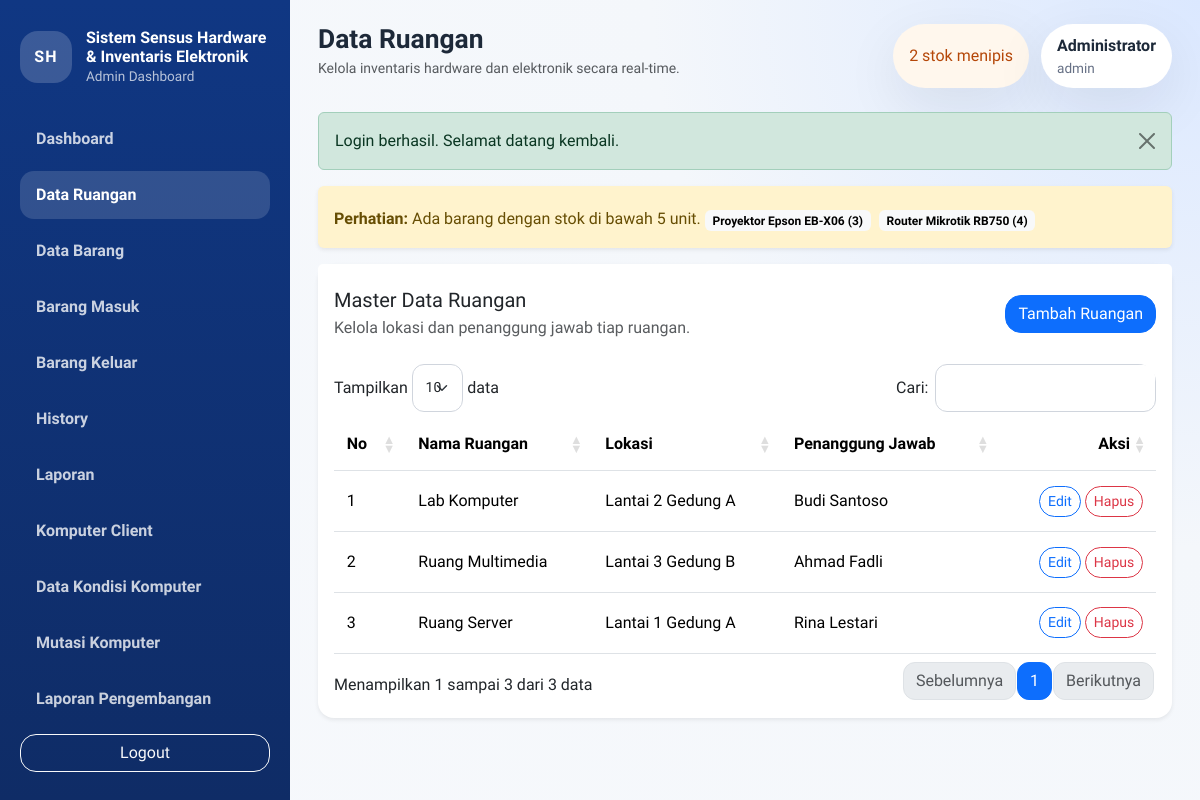
The page /modules/ruangan/index.php (signed in) on the database as committed earlier.
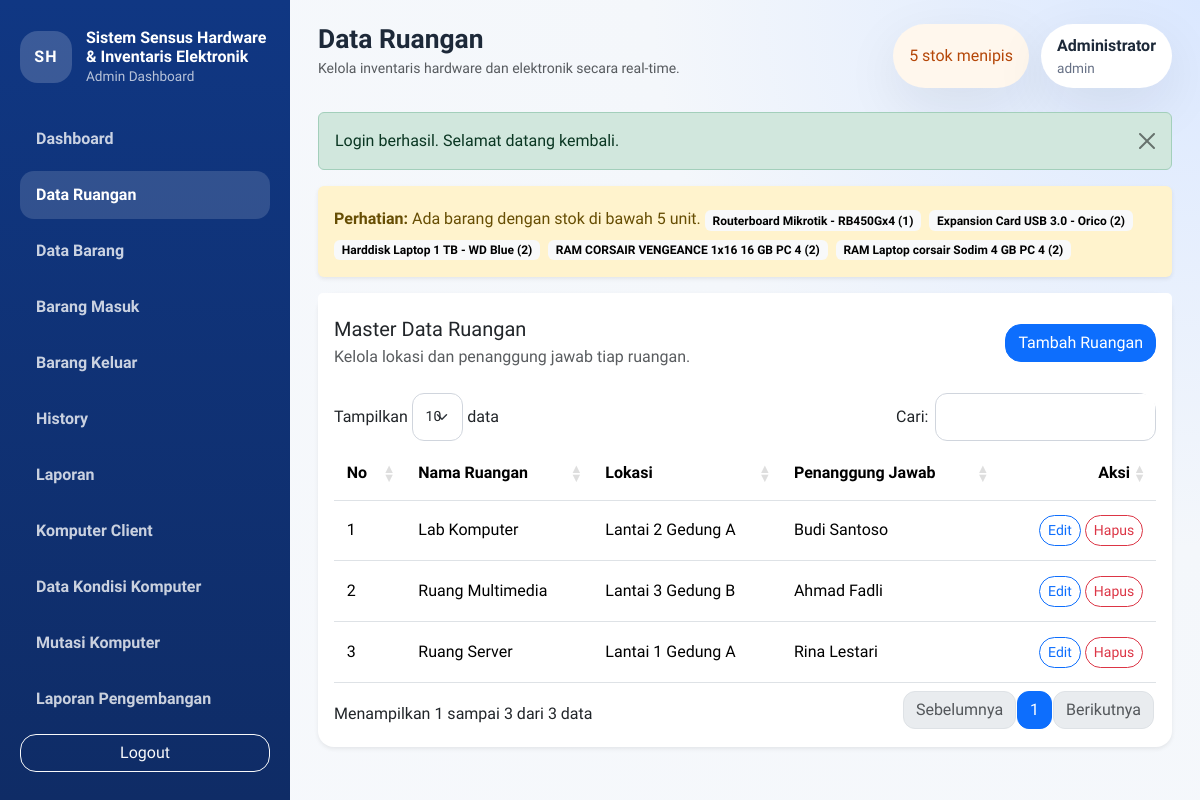
The same page on the database as committed later.
### tables this page shows
CREATE TABLE barang (
    id INT AUTO_INCREMENT PRIMARY KEY,
    kode_barang VARCHAR(50) NOT NULL UNIQUE,
    nama_barang VARCHAR(150) NOT NULL,
    ruangan_id INT NULL,
    tahun_inventaris YEAR NOT NULL,
    qty INT NOT NULL DEFAULT 0,
    label_barang VARCHAR(100) NOT NULL DEFAULT 'Lainnya',
    kondisi ENUM('Baik', 'Rusak', 'Perbaikan') NOT NULL DEFAULT 'Baik',
    keterangan TEXT NULL,
    created_at TIMESTAMP DEFAULT CURRENT_TIMESTAMP,
    CONSTRAINT fk_barang_ruangan FOREIGN KEY (ruangan_id) REFERENCES ruangan(id) ON UPDATE CASCADE
);

CREATE TABLE ruangan (
    id INT AUTO_INCREMENT PRIMARY KEY,
    nama_ruangan VARCHAR(100) NOT NULL,
    lokasi VARCHAR(150) NOT NULL,
    penanggung_jawab VARCHAR(100) NOT NULL
);

### includes/helpers.php (called while the page is built, shortened)
<?php
function url(string $path = ''): string
{
    $path = ltrim($path, '/');
    return BASE_URL . ($path !== '' ? '/' . $path : '');
}
function e(?string $value): string
{
    return htmlspecialchars((string) $value, ENT_QUOTES, 'UTF-8');
}
function current_path(): string
{
    return str_replace('\\', '/', $_SERVER['PHP_SELF'] ?? '');
}
function is_active_menu(string $needle): bool
{
    return str_contains(current_path(), $needle);
}
function fetch_all(PDO $pdo, string $sql, array $params = []): array
{
    $statement = $pdo->prepare($sql);
    $statement->execute($params);
    return $statement->fetchAll();
}
function get_low_stock_items(PDO $pdo, int $limit = 5): array
{
    return fetch_all(
        $pdo,
        'SELECT b.nama_barang, b.qty
         FROM barang b
         WHERE b.qty < 5
         ORDER BY b.qty ASC, b.nama_barang ASC
         LIMIT ' . (int) $limit
    );
}

### modules/ruangan/index.php (the view, shortened to what the changed rows need)
<?php
require_once dirname(__DIR__, 2) . '/config/app.php';
$pageTitle = 'Data Ruangan';
$rooms = fetch_all($pdo, 'SELECT * FROM ruangan ORDER BY nama_ruangan ASC');
require_once BASE_PATH . '/includes/layout_top.php';
?>
<div class="card border-0 shadow-sm">
    <div class="card-body">
        <div class="table-responsive">
            <table class="table table-hover align-middle datatable">
                <thead>
                    <tr>
                        <th>No</th>
                        <th>Nama Ruangan</th>
                        <th>Lokasi</th>
                        <th>Penanggung Jawab</th>
                        <th class="text-end">Aksi</th>
                    </tr>
                </thead>
                <tbody>
                    <?php foreach ($rooms as $index => $room): ?>
                        <tr>
                            <td><?= $index + 1; ?></td>
                            <td><?= e($room['nama_ruangan']); ?></td>
                            <td><?= e($room['lokasi']); ?></td>
                            <td><?= e($room['penanggung_jawab']); ?></td>
                            <td class="text-end">
                                <button class="btn btn-sm btn-outline-primary" data-bs-toggle="modal" data-bs-target="#editRoomModal<?= $room['id']; ?>">Edit</button>
                                <button class="btn btn-sm btn-outline-danger" data-bs-toggle="modal" data-bs-target="#deleteRoomModal<?= $room['id']; ?>">Hapus</button>
                            </td>
                        </tr>
                    <?php endforeach; ?>
                </tbody>
            </table>
        </div>
    </div>
</div>
<?php require_once BASE_PATH . '/includes/layout_bottom.php'; ?>

### includes/layout_top.php (shortened to what the changed rows need)
<?php
$pageTitle = $pageTitle ?? APP_NAME;
$lowStockItems = get_low_stock_items($pdo);
$currentUser = current_user();
$showLowStockAlert = !is_active_menu('/modules/pengembangan/');
?><!doctype html>
<html lang="id">
<head>
    <link href="https://cdn.jsdelivr.net/npm/bootstrap@5.3.3/dist/css/bootstrap.min.css" rel="stylesheet">
    <link href="https://cdn.datatables.net/1.13.8/css/dataTables.bootstrap5.min.css" rel="stylesheet">
    <link href="https://cdn.datatables.net/responsive/2.5.0/css/responsive.bootstrap5.min.css" rel="stylesheet">
    <link href="<?= e(url('assets/css/style.css')); ?>" rel="stylesheet">
</head>
<body>
    <div class="app-shell">
        <aside class="sidebar d-none d-xl-flex flex-column">
            <div class="sidebar-brand">
                <div>
                    <h1><?= e(APP_NAME); ?></h1>
                </div>
            </div>
        </aside>
        <div class="content-wrapper">
            <header class="topbar">
                <div class="d-flex align-items-center gap-3">
                    <div>
                        <h2 class="mb-0"><?= e($pageTitle); ?></h2>
                    </div>
                </div>
                <div class="topbar-meta">
                    <?php if ($showLowStockAlert): ?>
                        <div class="alert-pill <?= $lowStockItems ? 'alert-low' : 'alert-safe'; ?>">
                            <?= $lowStockItems ? count($lowStockItems) . ' stok menipis' : 'Stok aman'; ?>
                        </div>
                    <?php endif; ?>
                    <div class="user-pill">
                        <strong><?= e($currentUser['nama'] ?? 'Admin'); ?></strong>
                        <span><?= e($currentUser['username'] ?? '-'); ?></span>
                    </div>
                </div>
            </header>
            <main class="page-content">
                <?php if ($showLowStockAlert && $lowStockItems): ?>
                    <div class="alert alert-warning border-0 shadow-sm">
                        <strong>Perhatian:</strong> Ada barang dengan stok di bawah 5 unit.
                        <?php foreach ($lowStockItems as $item): ?>
                            <span class="badge text-bg-light me-1 mt-2"><?= e($item['nama_barang']); ?> (<?= e($item['qty']); ?>)</span>
                        <?php endforeach; ?>
                    </div>
                <?php endif; ?>

Rows that differ between the two databases and show on the page:
removed barang: nama_barang "Proyektor Epson EB-X06", qty "3"
removed barang: nama_barang "Router Mikrotik RB750", qty "4"
added barang: nama_barang "Routerboard Mikrotik - RB450Gx4", qty "1"
added barang: nama_barang "Expansion Card USB 3.0 - Orico", qty "2"
added barang: nama_barang "Harddisk Laptop 1 TB - WD Blue", qty "2"
added barang: nama_barang "RAM CORSAIR VENGEANCE 1x16 16 GB PC 4", qty "2"
added barang: nama_barang "RAM Laptop corsair Sodim 4 GB PC 4", qty "2"
Other text that changed with them:
count($lowStockItems): "2" → "5"
